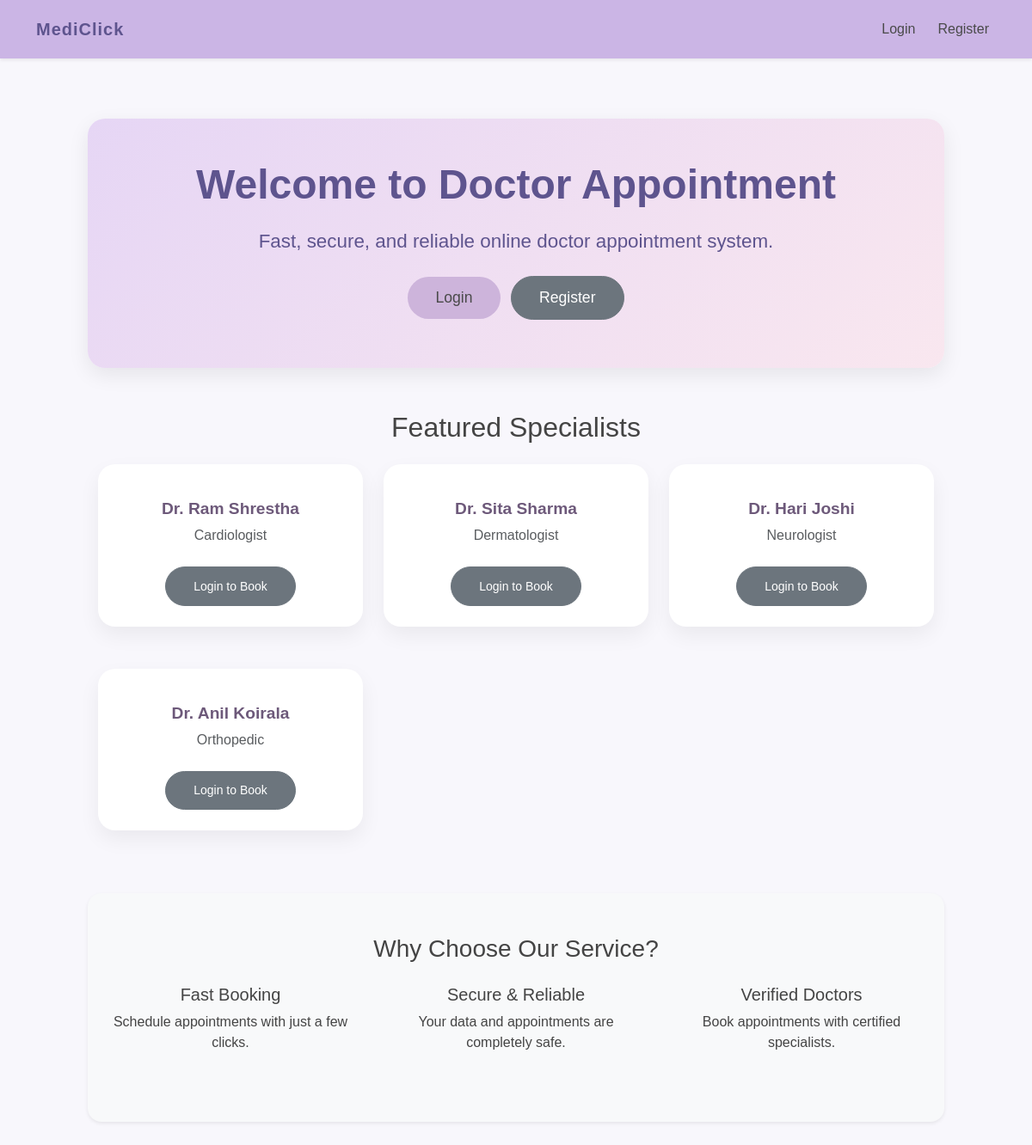
Before: / with the older database file.
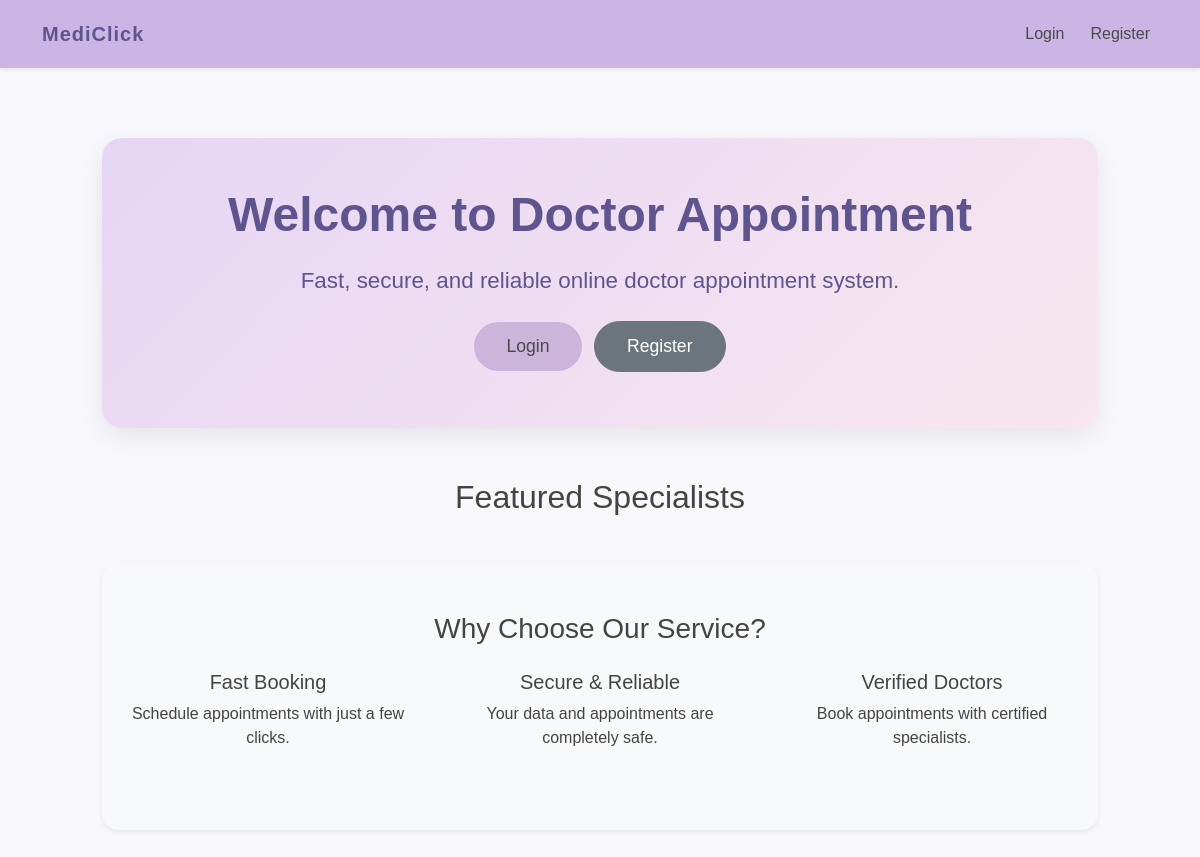
After: the same page with the newer database file.
### models.py (models this page shows)
class Doctor(db.Model):
    id = db.Column(db.Integer, primary_key=True)
    name = db.Column(db.String(100))
    specialization = db.Column(db.String(100))
    appointments = db.relationship('Appointment', backref='doctor', lazy=True)

### app.py (the view)
@app.route('/')
def home():
    doctors = Doctor.query.all()
    return render_template('index.html', doctors=doctors)

### templates/index.html (shortened to what this page needs)
{% extends 'base.html' %}
{% block content %}
<section class="text-center mt-5 hero-section py-5">
  <div class="container">
    {% if 'user_id' in session %}
      <h1 class="display-4 fw-bold">Welcome, {{ session['user_name'] }}!</h1>
      <p class="lead mb-4">Book appointments with top specialists in just a few clicks.</p>
    {% else %}
      <h1 class="display-4 fw-bold">Welcome to Doctor Appointment</h1>
      <p class="lead mb-4">Fast, secure, and reliable online doctor appointment system.</p>
      <a href="{{ url_for('login') }}" class="btn btn-primary btn-lg me-2 mb-2">Login</a>
      <a href="{{ url_for('register') }}" class="btn btn-secondary btn-lg mb-2">Register</a>
    {% endif %}
  </div>
</section>
<section class="mt-5 mb-5">
  <div class="container">
    <h2 class="text-center mb-4">Featured Specialists</h2>
    <div class="row row-cols-1 row-cols-md-3 g-4">
      {% for doc in doctors[:4] %}
      <div class="col">
        <div class="card-doctor text-center p-4">
          <h5>{{ doc.name }}</h5>
          <p class="text-muted">{{ doc.specialization }}</p>
          {% if 'user_id' in session %}
            <a href="{{ url_for('book', doctor_id=doc.id) }}" class="btn btn-primary btn-sm mt-2">Book Appointment</a>
          {% else %}
            <a href="{{ url_for('login') }}" class="btn btn-secondary btn-sm mt-2">Login to Book</a>
          {% endif %}
        </div>
      </div>
      {% endfor %}
    </div>
  </div>
</section>
<section class="my-5 py-5 bg-light rounded-4 shadow-sm">
  <div class="container text-center">
    <h3 class="mb-4">Why Choose Our Service?</h3>
    <div class="row">
      <div class="col-md-4 mb-3">
        <h5>Fast Booking</h5>
        <p>Schedule appointments with just a few clicks.</p>
      </div>
      <div class="col-md-4 mb-3">
        <h5>Secure & Reliable</h5>
        <p>Your data and appointments are completely safe.</p>
      </div>
      <div class="col-md-4 mb-3">
        <h5>Verified Doctors</h5>
        <p>Book appointments with certified specialists.</p>
      </div>
    </div>
  </div>
</section>
{% endblock %}

### templates/base.html (shortened to what this page needs)
<!DOCTYPE html>
<html>
<head>
  <link href="https://cdn.jsdelivr.net/npm/bootstrap@5.3.0/dist/css/bootstrap.min.css" rel="stylesheet">
  <link rel="stylesheet" href="{{ url_for('static', filename='css/style.css') }}">
  <link rel="stylesheet" href="https://cdn.jsdelivr.net/npm/flatpickr/dist/flatpickr.min.css">
</head>
<body>
<nav class="navbar navbar-expand-lg navbar-light shadow-sm fixed-top">
  <div class="container">
    <a class="navbar-brand fw-bold" href="{{ url_for('home') }}">MediClick</a>
    <div class="collapse navbar-collapse">
      <ul class="navbar-nav ms-auto">
  {% if 'user_id' in session %}
    <li class="nav-item">
      <a class="nav-link" href="{{ url_for('home') }}">Home</a>
    </li>
    <li class="nav-item">
      <a class="nav-link" href="{{ url_for('dashboard') }}">Dashboard</a>
    </li>
    <li class="nav-item">
      <a class="nav-link" href="{{ url_for('appointments') }}">My Appointments</a>
    </li>
    <li class="nav-item">
      <a class="nav-link" href="{{ url_for('logout') }}">Logout</a>
    </li>
  {% else %}
    <li class="nav-item">
      <a class="nav-link" href="{{ url_for('login') }}">Login</a>
    </li>
    <li class="nav-item">
      <a class="nav-link" href="{{ url_for('register') }}">Register</a>
    </li>
  {% endif %}
</ul>
    </div>
  </div>
</nav>
<div class="container mt-4">
  {% block content %}{% endblock %}
</div>
</body>
</html>

### static/css/style.css (style rules this page uses)
body { font-family: 'Poppins', sans-serif; background-color: #f8f7fc; color: #444; margin: 0; padding: 90px; }
.navbar { background: #cbb5e5; box-shadow: 0 6px 20px rgba(109, 89, 122, 0.15); padding: 14px 25px; transition: 0.3s ease; }
.navbar-brand { color: #5e548e !important; font-weight: 700; letter-spacing: 1px; }
.navbar-nav .nav-link { color: #4a4a4a !important; font-weight: 500; margin-left: 10px; transition: 0.3s ease; }
section.text-center { background: linear-gradient(135deg, #e6d6f5, #f9e7ef); color: #5e548e; padding: 80px 20px; border-radius: 20px; box-shadow: 0 8px 25px rgba(0,0,0,0.08); margin-bottom: 50px; }
section.text-center h1 { font-size: 3rem; font-weight: 700; margin-bottom: 20px; }
section.text-center p.lead { font-size: 1.4rem; margin-bottom: 30px; }
.btn { border-radius: 50px; padding: 0.7rem 2rem; font-weight: 500; transition: all 0.3s ease; }
.btn-lg { font-size: 1.1rem; }
.btn-primary { background-color: #cdb4db; border: none; color: #4a4a4a; }

Changed rows visible on the page:
removed Doctor: name "Dr. Ram Shrestha", specialization "Cardiologist"
removed Doctor: name "Dr. Sita Sharma", specialization "Dermatologist"
removed Doctor: name "Dr. Hari Joshi", specialization "Neurologist"
removed Doctor: name "Dr. Anil Koirala", specialization "Orthopedic"
